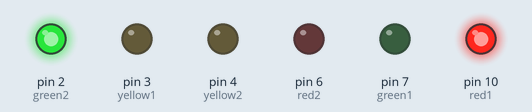
Recording of a sketch running on a simulated Arduino Uno, built with avr-gcc and run on an emulated ATmega328P. Parts: output pins drawn as LEDs (lit = HIGH).

Above: at 4.5 s.
At 18.5 s:
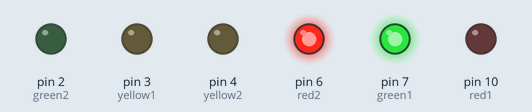
At 27.5 s:
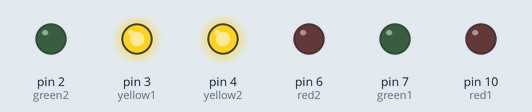
Timing chart, 0 to 41.6 s (numbered marks = the images above):
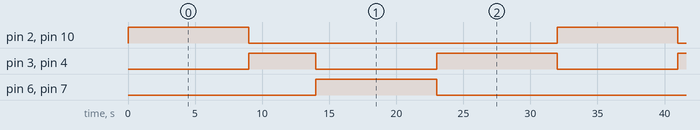

The sketch:

my_traffic_light_breadboard1.ino
```cpp
int red1 = 10;
int yellow1 = 3;
int green1 = 7;
int red2 = 6;
int yellow2 = 4;
int green2 = 2;

void setup()
{
  pinMode (red1, OUTPUT);
  pinMode (yellow1, OUTPUT);
  pinMode (green1, OUTPUT);
  pinMode (red2, OUTPUT);
  pinMode (yellow2, OUTPUT);
  pinMode (green2, OUTPUT);
}
void loop()
{
  digitalWrite(red1, HIGH);
  digitalWrite(yellow1, LOW);
  digitalWrite(green1, LOW);
  digitalWrite(red2, LOW);
  digitalWrite(yellow2, LOW);
  digitalWrite(green2, HIGH);
  delay(9000);


  digitalWrite(red1, LOW);
  digitalWrite(yellow1, HIGH);
  digitalWrite(green1, LOW);
   digitalWrite(red2, LOW);
  digitalWrite(yellow2, HIGH);
  digitalWrite(green2, LOW);
  delay(5000);


  digitalWrite(red1, LOW);
  digitalWrite(yellow1, LOW);
  digitalWrite(green1, HIGH);
   digitalWrite(red2, HIGH);
  digitalWrite(yellow2, LOW);
  digitalWrite(green2, LOW);
  delay(9000);

  digitalWrite(red1, LOW);
  digitalWrite(yellow1, HIGH);
  digitalWrite(green1, LOW);
   digitalWrite(red2, LOW);
  digitalWrite(yellow2, HIGH);
  digitalWrite(green2, LOW);
  delay(9000);

}
```

Measured:
- by itself, pin 2 (green2), pin 6 (red2), pin 7 (green1), pin 10 (red1): alternates HIGH for 9.0 s and LOW for 23.0 s
- by itself, pin 3 (yellow1), pin 4 (yellow2): repeats every 32.0 s: LOW 9.0 s, HIGH 9.0 s, LOW 9.0 s, HIGH 5.0 s
- by itself, everything shown: repeats every 32.0 s, in 4 steps
